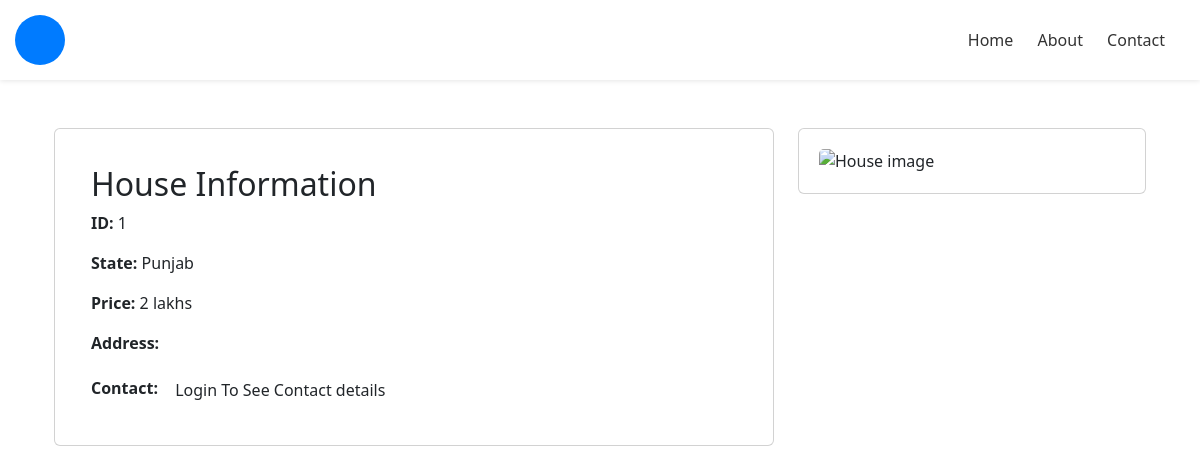
/house.php?id=1, run on an earlier commit of the app's database.
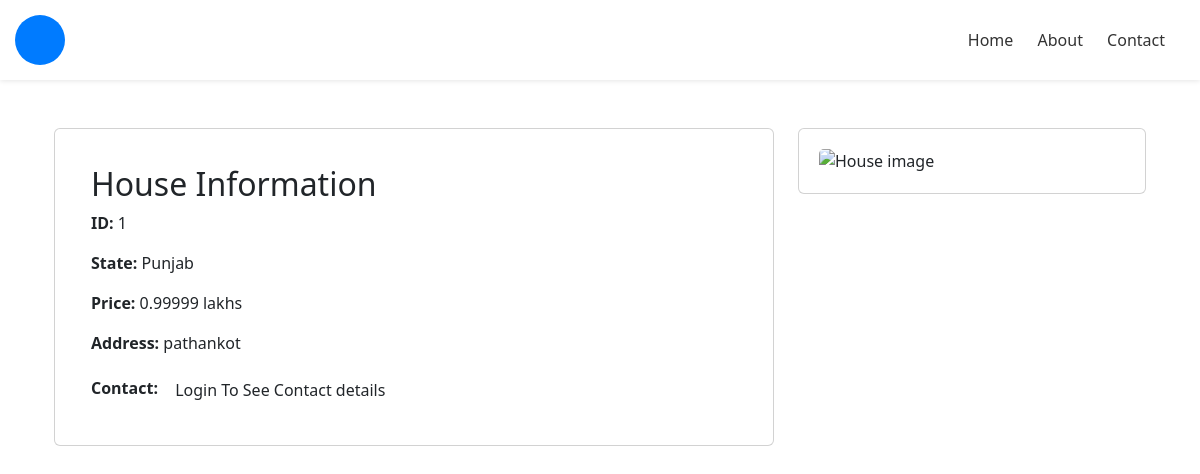
And on a later commit of the database.
### tables this page shows
CREATE TABLE `listing` (
  `Id` int(11) NOT NULL,
  `type` varchar(20) NOT NULL,
  `state` text NOT NULL,
  `price` decimal(10,0) NOT NULL,
  `bedrooms` int(11) NOT NULL,
  `bathrooms` int(11) NOT NULL,
  `address` text NOT NULL,
  `contact` text NOT NULL,
  `parking` tinyint(1) NOT NULL,
  `furnished` tinyint(1) NOT NULL,
  `sold` int(11) NOT NULL DEFAULT 0,
  `added_by` text NOT NULL
);

### house.php (the view, shortened to what this page needs)
<!DOCTYPE html>
<html lang="en">
<head>
    <?php include 'components/cdn.php'; ?>
</head>
<body>
    <?php include 'components/nav.php'; ?>
    <?php
    include 'db/mysql.php';
    $id = $_GET['id'];
    $query = "SELECT id, state, price, address, contact FROM listing WHERE id = $id";
    $result = mysqli_query($connect, $query);
    $house = mysqli_fetch_assoc($result);
    ?>
    <div class="container mt-4 p-4">
        <div class="row">
            <div class="col-md-8">
                <div class="card mb-3">
                    <div class="card-body">
                        <h2 class="card-title">House Information</h2>
                        <p class="card-text"><b>ID:</b> <?php echo $house['id']; ?></p>
                        <p class="card-text"><b>State:</b> <?php echo $house['state']; ?></p>
                        <p class="card-text"><b>Price:</b> <?php echo (($house['price']) / 100000) . ' lakhs'; ?></p>
                        <p class="card-text"><b>Address:</b> <?php echo $house['address']; ?></p>
                        <p class="card-text">
                            <b>Contact:</b>
                            <?php
                            if (!isset($_COOKIE['username'])) {
                                echo '<a href="login.php" class="btn">Login To See Contact details</a>';
                            } else {
                                echo $house['contact'];
                            }
                            ?>
                        </p>
                    </div>
                </div>
            </div>
            <div class="col-md-4">
                <div class="card mb-3">
                    <img src="uploads/<?php echo $house['id'] ?>_1.jpg" class="card-img-top" alt="House image">
                </div>
            </div>
        </div>
    </div>
</body>
</html>

### components/cdn.php (shortened to what this page needs)
<link href="https://cdn.jsdelivr.net/npm/bootstrap@5.3.0-alpha1/dist/css/bootstrap.min.css" rel="stylesheet">

### components/nav.php (shortened to what this page needs)
<header>
  <nav>
    <div class="logo"></div>
    <div class="navlinks">
      <uL>
        <li><a href="#">Home</a></li>
        <li><a href="#">About</a></li>
        <li><a href="#">Contact</a></li>
      </uL>
    </div>
  </nav>
</header>

### components/nav.php (style rules this page uses)
* { margin: 0; }
header { background-color: #fff; box-shadow: 0px 1px 5px rgba(0, 0, 0, 0.1); padding: 15px; }
nav { max-width: 1400px; margin: 0 auto; display: flex; flex-direction: row; justify-content: space-between; align-items: center; }
.logo { width: 50px; height: 50px; background-color: #007bff; border-radius: 50%; display: inline-block; }
.navlinks ul { list-style-type: none; margin: 0; padding: 0; display: inline-block; }
.navlinks ul li { display: inline-block; margin-right: 20px; }
.navlinks ul li a { color: #333; text-decoration: none; font-size: 16px; }

### house.php (style rules this page uses)
.card { padding: 20px; }
.card-img-top { width: 100%; height: auto; }

What changed in the data, as far as the page shows it:
changed listing "Punjab": ($house['price'])/100000 "2" → "0.99999"; address (not shown) → "pathankot"
